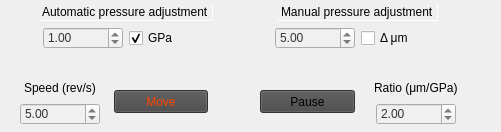
      <widget class="QWidget" name="page_2">
       <property name="geometry">
        <rect>
         <x>0</x>
         <y>0</y>
         <width>501</width>
         <height>132</height>
        </rect>
       </property>
       <attribute name="label">
        <string>Motor settings: Actuator</string>
       </attribute>
       <widget class="PyDMPushButton" name="PyDMPushButton_stop">
        <property name="geometry">
         <rect>
          <x>260</x>
          <y>90</y>
          <width>95</width>
          <height>23</height>
         </rect>
        </property>
        <property name="toolTip">
         <string/>
        </property>
        <property name="whatsThis">
         <string>
    Basic PushButton to send a fixed value.

    The PyDMPushButton is meant to hold a specific value, and send that value
    to a channel when it is clicked, much like the MessageButton does in EDM.
    The PyDMPushButton works in two different modes of operation, first, a
    fixed value can be given to the :attr:`.pressValue` attribute, whenever the
    button is clicked a signal containing this value will be sent to the
    connected channel. This is the default behavior of the button. However, if
    the :attr:`.relativeChange` is set to True, the fixed value will be added
    to the current value of the channel. This means that the button will
    increment a channel by a fixed amount with every click, a consistent
    relative move

    Parameters
    ----------
    parent : QObject, optional
        Parent of PyDMPushButton

    label : str, optional
        String to place on button

    icon : QIcon, optional
        An Icon to display on the PyDMPushButton

    pressValue : int, float, str
        Value to be sent when the button is clicked

    relative : bool, optional
        Choice to have the button perform a relative put, instead of always
        setting to an absolute value

    init_channel : str, optional
        ID of channel to manipulate

    </string>
        </property>
        <property name="styleSheet">
         <string notr="true">background-color: rgb(70, 70, 70);</string>
        </property>
        <property name="text">
         <string>Pause</string>
        </property>
       </widget>
       <widget class="QWidget" name="layoutWidget">
        <property name="geometry">
         <rect>
          <x>361</x>
          <y>79</y>
          <width>110</width>
          <height>46</height>
         </rect>
        </property>
        <layout class="QGridLayout" name="gridLayout_28">
         <item row="1" column="0" alignment="Qt::AlignHCenter">
          <widget class="QDoubleSpinBox" name="dSB_eff">
           <property name="minimumSize">
            <size>
             <width>80</width>
             <height>0</height>
            </size>
           </property>
           <property name="maximumSize">
            <size>
             <width>80</width>
             <height>16777215</height>
            </size>
           </property>
           <property name="styleSheet">
            <string notr="true">background-color: rgb(240, 240, 240);
color: rgb(50, 50, 50);</string>
           </property>
           <property name="minimum">
            <double>1.000000000000000</double>
           </property>
           <property name="maximum">
            <double>100.000000000000000</double>
           </property>
           <property name="singleStep">
            <double>0.100000000000000</double>
           </property>
           <property name="value">
            <double>2.000000000000000</double>
           </property>
          </widget>
         </item>
         <item row="0" column="0" alignment="Qt::AlignHCenter">
          <widget class="QLabel" name="label_28">
           <property name="text">
            <string>Ratio (μm/GPa)</string>
           </property>
          </widget>
         </item>
        </layout>
       </widget>
       <widget class="QWidget" name="layoutWidget">
        <property name="geometry">
         <rect>
          <x>13</x>
          <y>3</y>
          <width>458</width>
          <height>70</height>
         </rect>
        </property>
        <layout class="QGridLayout" name="gridLayout_26">
         <item row="1" column="1">
          <layout class="QGridLayout" name="gridLayout_24">
           <item row="0" column="0" alignment="Qt::AlignRight">
            <widget class="QDoubleSpinBox" name="dSB_graus">
             <property name="minimumSize">
              <size>
               <width>80</width>
               <height>0</height>
              </size>
             </property>
             <property name="maximumSize">
              <size>
               <width>80</width>
               <height>16777215</height>
              </size>
             </property>
             <property name="styleSheet">
              <string notr="true">background-color: rgb(240, 240, 240);
color: rgb(50, 50, 50);</string>
             </property>
             <property name="decimals">
              <number>2</number>
             </property>
             <property name="minimum">
              <double>-8000.000000000000000</double>
             </property>
             <property name="maximum">
              <double>8000.000000000000000</double>
             </property>
             <property name="singleStep">
              <double>0.010000000000000</double>
             </property>
             <property name="value">
              <double>5.000000000000000</double>
             </property>
            </widget>
           </item>
           <item row="0" column="1" alignment="Qt::AlignLeft">
            <widget class="QCheckBox" name="checkBox_degrees">
             <property name="styleSheet">
              <string notr="true"/>
             </property>
             <property name="text">
              <string>Δ μm</string>
             </property>
            </widget>
           </item>
          </layout>
         </item>
         <item row="1" column="0">
          <layout class="QGridLayout" name="gridLayout_19">
           <item row="0" column="0" alignment="Qt::AlignRight">
            <widget class="QDoubleSpinBox" name="dSB_gpa">
             <property name="minimumSize">
              <size>
               <width>80</width>
               <height>0</height>
              </size>
             </property>
             <property name="maximumSize">
              <size>
               <width>80</width>
               <height>16777215</height>
              </size>
             </property>
             <property name="styleSheet">
              <string notr="true">background-color: rgb(240, 240, 240);
color: rgb(50, 50, 50);</string>
             </property>
             <property name="minimum">
              <double>0.010000000000000</double>
             </property>
             <property name="maximum">
              <double>200.000000000000000</double>
             </property>
             <property name="singleStep">
              <double>0.100000000000000</double>
             </property>
             <property name="value">
              <double>1.000000000000000</double>
             </property>
            </widget>
           </item>
           <item row="0" column="1">
            <widget class="QCheckBox" name="checkBox_Gpa">
             <property name="styleSheet">
              <string notr="true"/>
             </property>
             <property name="text">
              <string>GPa</string>
             </property>
             <property name="checked">
              <bool>true</bool>
             </property>
            </widget>
           </item>
          </layout>
         </item>
         <item row="2" column="0" colspan="2">
          <widget class="PyDMDrawingLine" name="PyDMDrawingLine_4">
           <property name="maximumSize">
            <size>
             <width>16777215</width>
             <height>20</height>
            </size>
           </property>
           <property name="toolTip">
            <string/>
           </property>
           <property name="whatsThis">
            <string>
    A widget with a line drawn in it.
    This class inherits from PyDMDrawing.

    Parameters
    ----------
    parent : QWidget
        The parent widget for the Label
    init_channel : str, optional
        The channel to be used by the widget.
    </string>
           </property>
           <property name="brush" stdset="0">
            <brush brushstyle="SolidPattern">
             <color alpha="255">
              <red>240</red>
              <green>240</green>
              <blue>240</blue>
             </color>
            </brush>
           </property>
          </widget>
         </item>
         <item row="0" column="1" alignment="Qt::AlignHCenter">
          <widget class="QLabel" name="label_26">
           <property name="styleSheet">
            <string notr="true">border-color: rgb(240, 240, 240);
border-width : 1.0px;
border-style:inset;</string>
           </property>
           <property name="text">
            <string>Manual pressure adjustment</string>
           </property>
          </widget>
         </item>
         <item row="0" column="0" alignment="Qt::AlignHCenter">
          <widget class="QLabel" name="label_24">
           <property name="styleSheet">
            <string notr="true">border-color: rgb(240, 240, 240);
border-width : 1.0px;
border-style:inset;</string>
           </property>
           <property name="text">
            <string>Automatic pressure adjustment</string>
           </property>
          </widget>
         </item>
        </layout>
       </widget>
       <widget class="QWidget" name="layoutWidget">
        <property name="geometry">
         <rect>
          <x>13</x>
          <y>79</y>
          <width>95</width>
          <height>46</height>
         </rect>
        </property>
        <layout class="QGridLayout" name="gridLayout_27">
         <item row="0" column="0" alignment="Qt::AlignHCenter">
          <widget class="QLabel" name="label_27">
           <property name="text">
            <string>Speed (rev/s)</string>
           </property>
          </widget>
         </item>
         <item row="1" column="0" alignment="Qt::AlignHCenter">
          <widget class="QDoubleSpinBox" name="dSB_s">
           <property name="minimumSize">
            <size>
             <width>80</width>
             <height>0</height>
            </size>
           </property>
           <property name="maximumSize">
            <size>
             <width>80</width>
             <height>16777215</height>
            </size>
           </property>
           <property name="styleSheet">
            <string notr="true">background-color: rgb(240, 240, 240);
color: rgb(50, 50, 50);</string>
           </property>
           <property name="decimals">
            <number>2</number>
           </property>
           <property name="minimum">
            <double>0.100000000000000</double>
           </property>
           <property name="maximum">
            <double>80.000000000000000</double>
           </property>
           <property name="singleStep">
            <double>0.100000000000000</double>
           </property>
           <property name="value">
            <double>5.000000000000000</double>
           </property>
          </widget>
         </item>
        </layout>
       </widget>
       <widget class="PyDMDrawingCircle" name="PyDMDrawingCircle">
        <property name="geometry">
         <rect>
          <x>214</x>
          <y>82</y>
          <width>40</width>
          <height>40</height>
         </rect>
        </property>
        <property name="maximumSize">
         <size>
          <width>40</width>
          <height>40</height>
         </size>
        </property>
        <property name="toolTip">
         <string/>
        </property>
        <property name="whatsThis">
         <string>
    A widget with a circle drawn in it.
    This class inherits from PyDMDrawing.

    Parameters
    ----------
    parent : QWidget
        The parent widget for the Label
    init_channel : str, optional
        The channel to be used by the widget.
    </string>
        </property>
        <property name="brush" stdset="0">
         <brush brushstyle="SolidPattern">
          <color alpha="255">
           <red>200</red>
           <green>200</green>
           <blue>200</blue>
          </color>
         </brush>
        </property>
       </widget>
       <widget class="PyDMPushButton" name="PyDMPushButton_move">
        <property name="geometry">
         <rect>
          <x>114</x>
          <y>90</y>
          <width>94</width>
          <height>23</height>
         </rect>
        </property>
        <property name="toolTip">
         <string/>
        </property>
        <property name="whatsThis">
         <string>
    Basic PushButton to send a fixed value.

    The PyDMPushButton is meant to hold a specific value, and send that value
    to a channel when it is clicked, much like the MessageButton does in EDM.
    The PyDMPushButton works in two different modes of operation, first, a
    fixed value can be given to the :attr:`.pressValue` attribute, whenever the
    button is clicked a signal containing this value will be sent to the
    connected channel. This is the default behavior of the button. However, if
    the :attr:`.relativeChange` is set to True, the fixed value will be added
    to the current value of the channel. This means that the button will
    increment a channel by a fixed amount with every click, a consistent
    relative move

    Parameters
    ----------
    parent : QObject, optional
        Parent of PyDMPushButton

    label : str, optional
        String to place on button

    icon : QIcon, optional
        An Icon to display on the PyDMPushButton

    pressValue : int, float, str
        Value to be sent when the button is clicked

    relative : bool, optional
        Choice to have the button perform a relative put, instead of always
        setting to an absolute value

    init_channel : str, optional
        ID of channel to manipulate

    </string>
        </property>
        <property name="styleSheet">
         <string notr="true">color: rgb(255, 69, 0);
background-color: rgb(70, 70, 70);</string>
        </property>
        <property name="text">
         <string>Move</string>
        </property>
       </widget>
      </widget>
